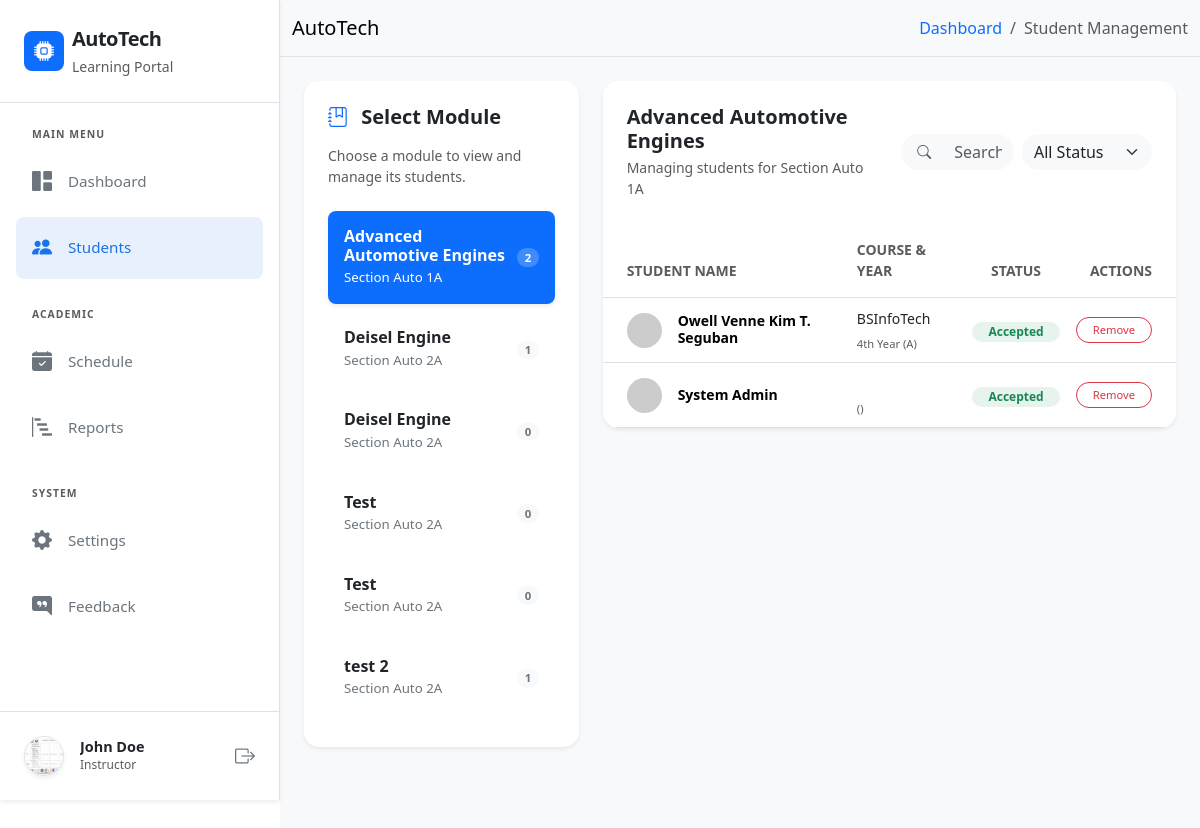
Page /students.php?module_id=1 (signed in) on the committed database.
### tables this page shows
CREATE TABLE `users` (
  `user_id` int(11) NOT NULL,
  `fullname` varchar(255) NOT NULL,
  `email` varchar(255) NOT NULL,
  `password` varchar(255) NOT NULL,
  `role` enum('instructor','student','admin') NOT NULL,
  `course` varchar(100) NOT NULL,
  `year_level` varchar(50) NOT NULL,
  `section` varchar(50) NOT NULL,
  `profile_pic` varchar(100) NOT NULL,
  `created_at` timestamp NOT NULL DEFAULT current_timestamp()
);

CREATE TABLE `module` (
  `module_id` int(11) NOT NULL,
  `user_id` int(11) NOT NULL,
  `module_description` varchar(255) NOT NULL,
  `section` varchar(255) NOT NULL,
  `year` varchar(20) NOT NULL,
  `module_code` varchar(50) NOT NULL
);

CREATE TABLE `enrollments` (
  `enrollment_id` int(11) NOT NULL,
  `user_id` int(11) NOT NULL,
  `module_id` int(11) NOT NULL,
  `status` enum('pending','accepted','rejected') DEFAULT 'pending',
  `enrolled_at` timestamp NOT NULL DEFAULT current_timestamp()
);

### students.php (the view, shortened to what the rows shown need)
<?php include 'includes/header.php'; ?>
<?php include 'database/dbconn.php'; ?>
<?php
$userId = $_SESSION['user_id'];
$selectedModuleId = isset($_GET['module_id']) ? mysqli_real_escape_string($conn, $_GET['module_id']) : null;
?>
<div class="d-flex" id="wrapper">
    <?php include 'includes/sidebar.php'; ?>
    <div id="page-content-wrapper" class="w-100">
        <div class="container-fluid p-4" style="background-color: #f8f9fa; min-height: 100vh;">
            <div class="row g-4">
                <div class="col-lg-4">
                    <div class="card border-0 shadow-sm mb-4" style="border-radius: 15px;">
                        <div class="card-body p-4">
                            <div class="list-group list-group-flush">
                                <?php
                                $modules_sql = "SELECT * FROM module WHERE user_id = '$userId' ORDER BY module_description ASC";
                                $modules_run = mysqli_query($conn, $modules_sql);
                                if (mysqli_num_rows($modules_run) > 0) {
                                    while ($module = mysqli_fetch_assoc($modules_run)) {
                                        $isActive = ($selectedModuleId == $module['module_id']) ? 'active-module shadow-sm' : '';
                                        $count_sql = "SELECT COUNT(*) as total FROM enrollments WHERE module_id = '" . $module['module_id'] . "' AND status = 'accepted'";
                                        $student_count = mysqli_fetch_assoc(mysqli_query($conn, $count_sql))['total'];
                                        ?>
                                        <a href="students.php?module_id=<?php echo $module['module_id']; ?>"
                                           class="list-group-item list-group-item-action d-flex justify-content-between align-items-center py-3 border-0 rounded-3 mb-2 <?php echo $isActive; ?>">
                                            <div>
                                                <h6 class="mb-0 fw-bold module-title"><?php echo $module['module_description']; ?></h6>
                                                <small class="module-subtitle">Section <?php echo $module['section']; ?></small>
                                            </div>
                                            <span class="badge rounded-pill module-badge">
                                                <?php echo $student_count; ?>
                                            </span>
                                        </a>
                                        <?php
                                    }
                                } else {
                                    echo '<p class="text-center text-muted small py-3">No modules found.</p>';
                                }
                                ?>
                            </div>
                        </div>
                    </div>
                </div>
                <div class="col-lg-8">
                    <?php if ($selectedModuleId):
                        $mod_info = mysqli_fetch_assoc(mysqli_query($conn, "SELECT * FROM module WHERE module_id = '$selectedModuleId'"));
                        $search = isset($_GET['search']) ? mysqli_real_escape_string($conn, $_GET['search']) : '';
                        $filter = isset($_GET['filter']) ? mysqli_real_escape_string($conn, $_GET['filter']) : 'all';
                        ?>
                        <div class="card border-0 shadow-sm rounded-4 overflow-hidden mb-4">
                            <div class="card-header bg-white border-0 p-4">
                                <div class="row align-items-center">
                                    <div class="col-md-6">
                                        <h5 class="fw-bold text-dark mb-1"><?php echo $mod_info['module_description']; ?></h5>
                                        <p class="text-muted small mb-0">Managing students for Section <?php echo $mod_info['section']; ?></p>
                                    </div>
                                    <div class="col-md-6 mt-3 mt-md-0">
                                        <form action="" method="GET" class="d-flex gap-2">
                                            <div class="input-group bg-light rounded-pill overflow-hidden border-0">
                                                <span class="input-group-text bg-transparent border-0 ps-3"><i class="bi bi-search small text-muted"></i></span>
                                                <input type="text" name="search" id="studentSearch" class="form-control bg-transparent border-0 shadow-none small" placeholder="Search students..." value="<?php echo htmlspecialchars($search); ?>" oninput="autoSearch()">
                                            </div>
                                            <select name="filter" class="form-select bg-light rounded-pill border-0 shadow-none small" onchange="this.form.submit()" style="max-width: 130px;">
                                                <option value="all" <?php echo $filter == 'all' ? 'selected' : ''; ?>>All Status</option>
                                            </select>
                                        </form>
                                    </div>
                                </div>
                            </div>
                            <div class="card-body p-0">
                                <div class="table-responsive">
                                    <table class="table table-hover align-middle mb-0">
                                        <thead class="bg-light">
                                            <tr>
                                                <th class="ps-4 py-3 small text-uppercase fw-bold text-muted">Student Name</th>
                                                <th class="py-3 small text-uppercase fw-bold text-muted">Course & Year</th>
                                                <th class="py-3 small text-uppercase fw-bold text-muted text-center">Status</th>
                                                <th class="py-3 small text-uppercase fw-bold text-muted text-end pe-4">Actions</th>
                                            </tr>
                                        </thead>
                                        <tbody>
                                            <?php
                                            $students_sql = "SELECT e.enrollment_id, e.status, u.fullname, u.course, u.year_level, u.section as student_section
                                                           FROM enrollments e
                                                           JOIN users u ON e.user_id = u.user_id
                                                           WHERE e.module_id = '$selectedModuleId'";
                                            $students_sql .= " ORDER BY u.fullname ASC";
                                            $students_run = mysqli_query($conn, $students_sql);
                                            if (mysqli_num_rows($students_run) > 0) {
                                                while ($student = mysqli_fetch_assoc($students_run)) {
                                                    $status = $student['status'];
                                                    $badgeClass = ($status == 'accepted') ? 'bg-success' : (($status == 'pending') ? 'bg-warning' : 'bg-danger');
                                                    ?>
                                                    <tr>
                                                        <td class="ps-4">
                                                            <div class="d-flex align-items-center">
                                                                <img src="https://ui-avatars.com/api/?name=<?php echo urlencode($student['fullname']); ?>&background=random&color=fff" class="rounded-circle me-3" width="35">
                                                                <h6 class="mb-0 fw-bold small"><?php echo $student['fullname']; ?></h6>
                                                            </div>
                                                        </td>
                                                        <td>
                                                            <span class="small text-dark fw-medium"><?php echo $student['course']; ?></span><br>
                                                            <small class="text-muted" style="font-size: 0.7rem;"><?php echo $student['year_level']; ?> (<?php echo $student['student_section']; ?>)</small>
                                                        </td>
                                                        <td class="text-center">
                                                            <span class="badge <?php echo $badgeClass; ?> bg-opacity-10 text-<?php echo str_replace('bg-', '', $badgeClass); ?> px-3 py-1 rounded-pill small text-capitalize">
                                                                <?php echo $status; ?>
                                                            </span>
                                                        </td>
                                                        <td class="text-end pe-4">
                                                            <div class="d-flex justify-content-end gap-2">
                                                                <a href="controller/EnrollmentController.php?remove=<?php echo $student['enrollment_id']; ?>&mod_id=<?php echo $selectedModuleId; ?>&from=students"
                                                                   class="btn btn-outline-danger btn-sm rounded-pill px-3 shadow-none"
                                                                   style="font-size: 0.7rem;"
                                                                   onclick="return confirm('Are you sure you want to remove this student?')">
                                                                    Remove
                                                                </a>
                                                            </div>
                                                        </td>
                                                    </tr>
                                                    <?php
                                                }
                                            }
                                            ?>
                                        </tbody>
                                    </table>
                                </div>
                            </div>
                        </div>
                    <?php endif; ?>
                </div>
            </div>
        </div>
    </div>
</div>
<?php include 'includes/footer.php'; ?>

### includes/sidebar.php (shortened to what the rows shown need)
<div class="bg-white border-end shadow-sm sidebar-responsive" id="sidebar-wrapper">
    <div class="position-absolute bottom-0 w-100 p-3 border-top bg-white">
        <div class="d-flex align-items-center p-2 rounded-3">
            <?php
                $u_id = $_SESSION['user_id'];
                include 'database/dbconn.php';
                $u_data = mysqli_fetch_assoc(mysqli_query($conn, "SELECT profile_pic, fullname FROM users WHERE user_id = '$u_id'"));
                if($u_data['profile_pic']): ?>
                <img src="uploads/profile_pics/<?php echo $u_data['profile_pic']; ?>" class="rounded-circle me-3 border shadow-sm" width="40" height="40" style="object-fit: cover;" alt="User">
            <?php else: ?>
                <img src="https://ui-avatars.com/api/?name=<?php echo urlencode($u_data['fullname']); ?>&background=0D6EFD&color=fff" class="rounded-circle me-3" width="40" alt="User">
            <?php endif; ?>
            <div class="overflow-hidden">
                <h6 class="mb-0 text-dark fw-bold text-truncate" style="font-size: 0.9rem;"><?php echo $_SESSION['fullname']; ?></h6>
                <small class="text-muted d-block text-truncate text-capitalize" style="font-size: 0.75rem;">
                </small>
            </div>
            <a href="controller/AuthController.php?logout=1" class="ms-auto text-secondary" title="Logout"><i class="bi bi-box-arrow-right fs-5"></i></a>
        </div>
    </div>
</div>

### rows in the picture
users: profile_pic (picture)
module: module_description "Advanced Automotive Engines", section "Auto 1A", student_count "2"
module: module_description "Deisel Engine", section "Auto 2A", student_count "1"
module: module_description "Deisel Engine", section "Auto 2A", student_count "0"
module: module_description "Test", section "Auto 2A", student_count "0"
module: module_description "Test", section "Auto 2A", student_count "0"
module: module_description "test 2", section "Auto 2A", student_count "1"
enrollments: user.fullname "Owell Venne Kim T. Seguban", user.course "BSInfoTech", user.year_level "4th Year", user.section "A", status "Accepted"
enrollments: user.fullname "System Admin", status "Accepted"

### other values in the picture
$_SESSION['fullname'] "John Doe"
$_SESSION['role'] "Instructor"
